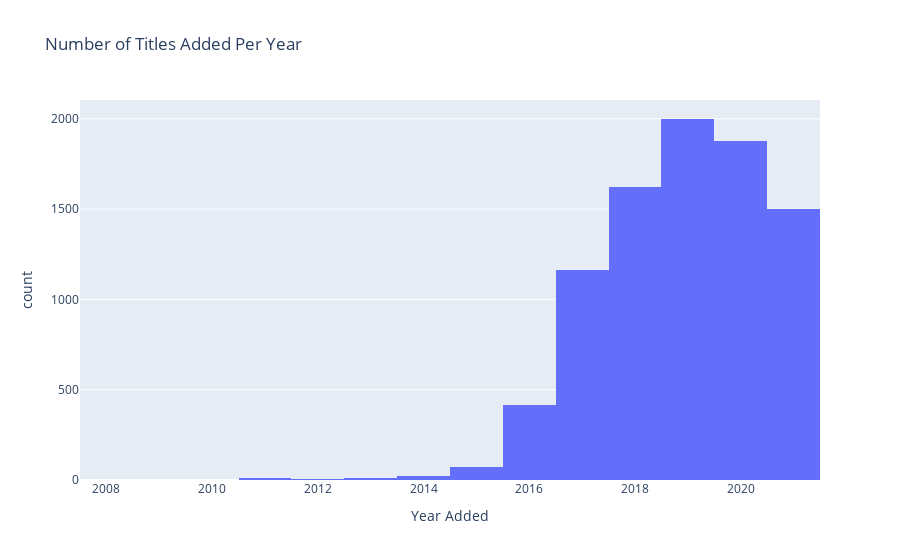

Here is the notebook cell this chart was saved with:
### Code cell
df['date_added'] = pd.to_datetime(df['date_added'], errors='coerce')
df['year_added'] = df['date_added'].dt.year

fig = px.histogram(
    df,
    x='year_added',
    nbins=15,
    title='Number of Titles Added Per Year',
    labels={'year_added': 'Year Added'}
)
fig.show()

### Figure 1 — Plotly figure (JSON) as saved in the notebook; plotly's stock layout.template omitted (floating-point values rounded to 4 significant figures; data arrays with more than 128 entries replaced by an {"elided": "..."} marker saying what was removed)
{"data": [{"alignmentgroup": "True", "bingroup": "x", "hovertemplate": "Year Added=%{x}<br>count=%{y}<extra></extra>", "legendgroup": "", "marker": {"color": "#636efa", "pattern": {"shape": ""}}, "name": "", "nbinsx": 15, "offsetgroup": "", "orientation": "v", "showlegend": false, "type": "histogram", "x": {"elided": "8807 int values"}, "xaxis": "x", "yaxis": "y"}], "layout": {"barmode": "relative", "legend": {"tracegroupgap": 0}, "title": {"text": "Number of Titles Added Per Year"}, "xaxis": {"anchor": "y", "domain": [0, 1], "title": {"text": "Year Added"}}, "yaxis": {"anchor": "x", "domain": [0, 1], "title": {"text": "count"}}}}
